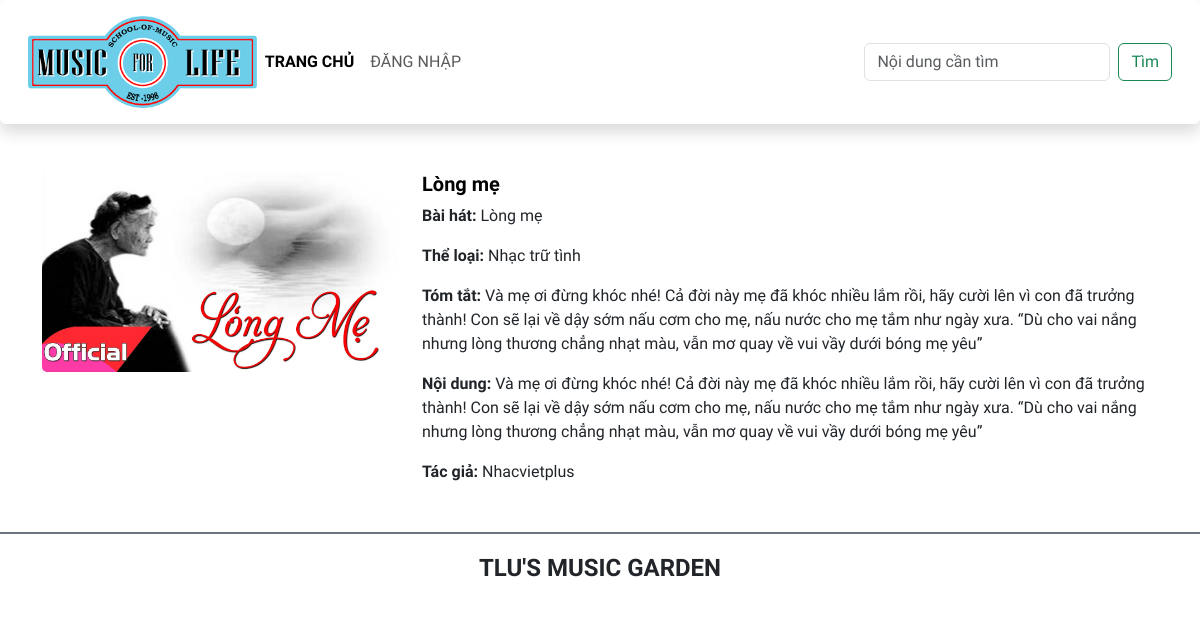
Screenshot of /btth02/index.php?controller=article&action=detail&id=1 with the database file from the repository.
### tables this page shows
CREATE TABLE `baiviet` (
  `ma_bviet` int(10) UNSIGNED NOT NULL,
  `tieude` varchar(200) NOT NULL,
  `ten_bhat` varchar(100) NOT NULL,
  `ma_tloai` int(10) UNSIGNED NOT NULL,
  `tomtat` text NOT NULL,
  `noidung` text DEFAULT NULL,
  `ma_tgia` int(10) UNSIGNED NOT NULL,
  `ngayviet` datetime NOT NULL DEFAULT current_timestamp(),
  `hinhanh` varchar(200) DEFAULT NULL
);

CREATE TABLE `theloai` (
  `ma_tloai` int(10) UNSIGNED NOT NULL,
  `ten_tloai` varchar(50) NOT NULL,
  `SLBaiViet` int(11) NOT NULL DEFAULT 0
);

CREATE TABLE `tacgia` (
  `ma_tgia` int(10) UNSIGNED NOT NULL,
  `ten_tgia` varchar(100) NOT NULL,
  `hinh_tgia` varchar(100) DEFAULT NULL
);

### btth02/controllers/ArticleController.php (called while the page is built, shortened)
<?php
include('services/ArticleService.php');
class ArticleController{
    public function detail(){
        $id = filter_input(INPUT_GET, 'id', FILTER_VALIDATE_INT);
        $articleService = new ArticleService();
        $articleDetail = $articleService->getArticleDetail($id);
        include('views/article/article_detail.php');
    }
}

### btth02/index.php (called while the page is built, shortened)
<?php
$action     = isset($_GET['action'])  ?       $_GET['action']:'index';
$myObj = new $controller();
$myObj->$action();

### btth02/services/ArticleService.php (called while the page is built, shortened)
<?php
include("models/Article.php");
class ArticleService{
    public function getArticleDetail($id){
        $dbConn = new DBConnection();
        $conn = $dbConn->getConnection();
        $sql = "SELECT bv.ma_bviet, bv.tieude, bv.ten_bhat, bv.tomtat, bv.noidung, bv.hinhanh, bv.ngayviet,
                        tg.ten_tgia     AS tacgia,
                        tl.ten_tloai    AS theloai
                    FROM baiviet        AS bv
                    INNER JOIN tacgia   AS tg ON bv.ma_tgia = tg.ma_tgia
                    INNER JOIN theloai  AS tl ON bv.ma_tloai = tl.ma_tloai
                    WHERE bv.ma_bviet = :id;";
        $stmt = $conn->prepare($sql);
        $stmt->execute(['id' => $id]);
        $article = $stmt->fetch();
        $articleDetail = new Article($article['ma_bviet'], $article['tieude'], $article['ten_bhat'], $article['tomtat'], $article['noidung'], $article['ngayviet'], $article['theloai'], $article['tacgia'], $article['hinhanh']);
        return $articleDetail;
    }
}

### btth02/models/Article.php (called while the page is built, shortened)
<?php
class Article{
    private $tieude;
    private $ten_bhat;
    private $tomtat;
    private $noidung;
    private $ten_tloai;
    private $ten_tgia;
    private $hinhanh;
    public function __construct($ma_bviet, $tieude, $ten_bhat, $tomtat, $noidung, $ngayviet, $ten_tloai, $ten_tgia, $hinhanh){
        $this->tieude = $tieude;
        $this->ten_bhat = $ten_bhat;
        $this->tomtat = $tomtat;
        $this->noidung = $noidung;
        $this->ten_tloai = $ten_tloai;
        $this->ten_tgia = $ten_tgia;
        $this->hinhanh = $hinhanh;
    }
    public function getTieude()
    {
        return $this->tieude;
    }
    public function getTen_bhat()
    {
        return $this->ten_bhat;
    }
    public function getTomtat()
    {
        return $this->tomtat;
    }
    public function getNoidung()
    {
        return $this->noidung;
    }
    public function getTen_tloai()
    {
        return $this->ten_tloai;
    }
    public function getTen_tgia()
    {
        return $this->ten_tgia;
    }
    public function getHinhanh()
    {
        return $this->hinhanh;
    }
}

### btth02/views/admin/article/article_detail.php (the view)
<?php include('views/layout/header_home_page.php');  ?>
    <main class="container article mt-5" id="content">
       <div class="row mb-5">
            <section class="image col-sm-4">
                <img src="assets/images/songs/<?= $articleDetail->getHinhanh(); ?>"
                     alt="<?= $articleDetail->getTieude(); ?>">
            </section>
            <section class="text col-sm-8">
                <h5 class="card-title mb-2">
                    <a href="#" class="text-decoration-none fw-bold text-black"><?= $articleDetail->getTieude() ?></a>
                </h5>
                <p class="card-text"><span class="fw-bold">Bài hát: </span> <?= $articleDetail->getTen_bhat() ?></p>
                <p class="card-text"><span class="fw-bold">Thể loại: </span> <?= $articleDetail->getTen_tloai() ?></p>
                <p class="card-text"><span class="fw-bold">Tóm tắt: </span> <?= $articleDetail->getTomtat() ?></p>
                <p class="card-text"><span class="fw-bold">Nội dung: </span> <?= $articleDetail->getNoidung() ?></p>
                <p class="card-text"><span class="fw-bold">Tác giả: </span> <?= $articleDetail->getTen_tgia() ?></p>
            </section>
       </div>
    </main>
<?php include('views/layout/footer.php');  ?>

### btth02/assets/css/style.css (style rules this page uses)
body { font-family: 'Numans', sans-serif !important; }
main img { width: 100%; height: auto; border-radius: 5px; }

### rows the page displays
baiviet: hinhanh (picture), tieude "Lòng mẹ", ten_bhat "Lòng mẹ", ma_tloai.ten_tloai "Nhạc trữ tình", tomtat "Và mẹ ơi đừng khóc nhé! Cả đời này mẹ đã khóc nhiều lắm rồi, hãy cười lên vì con đã trưởng thành! Con sẽ lại về dậy sớm nấu cơm cho mẹ, nấu nước cho mẹ tắm như ngày xưa. “Dù cho vai nắng nhưng lòng thương chẳng nhạt màu, vẫn mơ quay về vui vầy dưới bóng mẹ yêu”", noidung "Và mẹ ơi đừng khóc nhé! Cả đời này mẹ đã khóc nhiều lắm rồi, hãy cười lên vì con đã trưởng thành! Con sẽ lại về dậy sớm nấu cơm cho mẹ, nấu nước cho mẹ tắm như ngày xưa. “Dù cho vai nắng nhưng lòng thương chẳng nhạt màu, vẫn mơ quay về vui vầy dưới bóng mẹ yêu”", ma_tgia.ten_tgia "Nhacvietplus"
